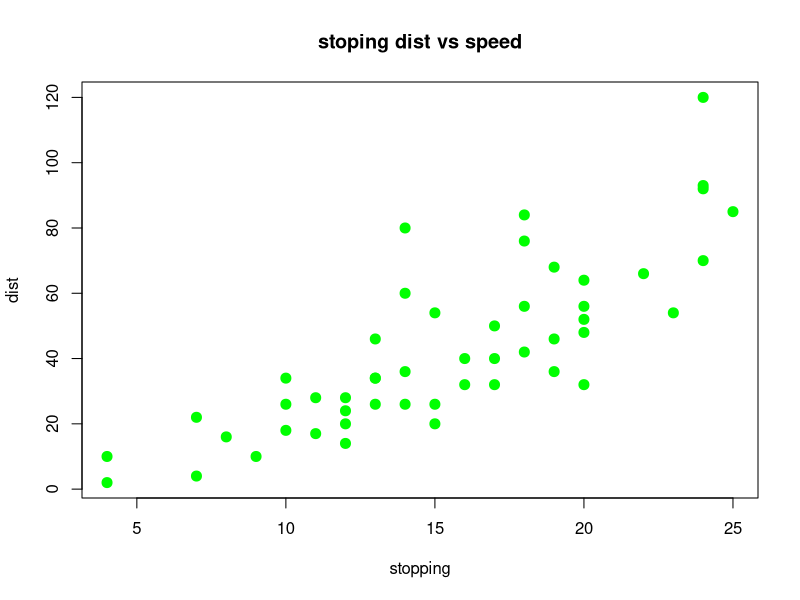

This figure's R source:
?cars
View(cars)
str(cars)
dim(cars)

plot(dist~speed,data=cars,xlab="stopping",main="stoping dist vs speed",pch=20,cex=2,col="green")

#speed = predictor variable,stopping distance
x=cars$speed
y=cars$dist
#least square method
sxy=sum((x-mean(x))*(y-mean(y)))
sxx=sum((x-mean(x))^2)
syy=sum((y-mean(y))^2)
c(sxy,sxx,syy)


#calculate beta0 and beta1
beta_i_hat=sxy/sxx
beta_0_hat=mean(y)-beta_i_hat*mean(x)
c(beta_0_hat,beta_i_hat)

#possible values in cara data
unique(cars$speed)
range(cars$dist)

#making a prediction of distance for the speed 8miles per hour
#y=-17.58+3.93*8
beta_0_hat+beta_i_hat*8

8%in% unique(cars$speed)

21%in% unique(cars$speed)

15%in% unique(cars$speed)

min(cars$speed)<21 & 21<max(cars$speed)

beta_0_hat+beta_i_hat*21

